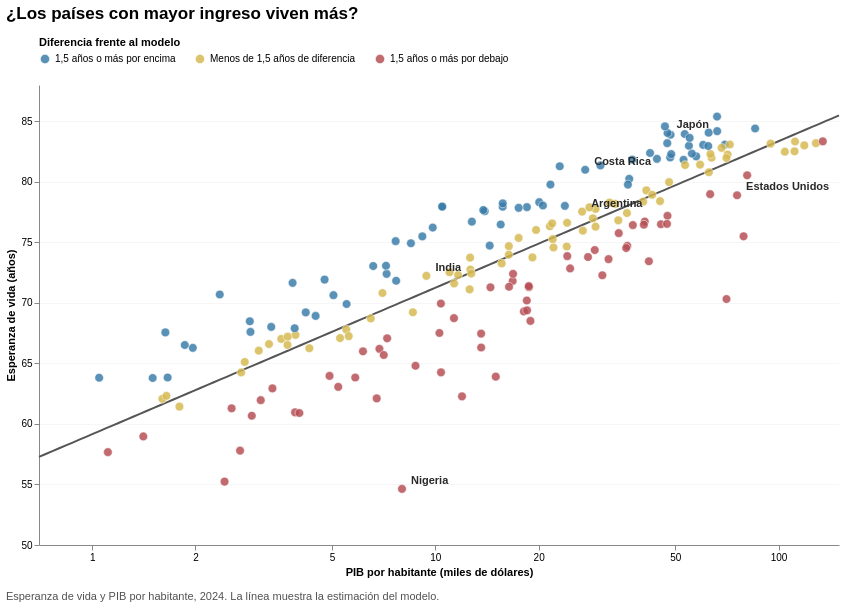

Notebook cell for this chart:
### Code cell
import numpy as np

columnas = ['pais', 'region', 'pib', 'vida', 'esperada', 'brecha']
g1 = corte.copy()
g1 = g1.dropna(subset=columnas)
g1 = g1[g1['pib'] > 0].copy()

def categoria(brecha):
    if brecha >= 1.5:
        return 'Por encima'
    if brecha <= -1.5:
        return 'Por debajo'
    return 'Cerca del modelo'

g1['comparacion'] = g1['brecha'].apply(categoria)
g1['destacado'] = g1['pais'].isin([
    'Japón', 'Costa Rica', 'Estados Unidos',
    'Argentina', 'India', 'Nigeria'
])

curva = pd.DataFrame({'pib': np.geomspace(700, 150_000, 120)})
curva['vida'] = a + b * np.log(curva['pib'])

vista = alt.param(
    name='vista', value='Todos',
    bind=alt.binding_radio(
        options=['Todos', 'Por encima', 'Cerca del modelo', 'Por debajo'],
        name='Mostrar países: '
    )
)
region = alt.param(
    name='region', value='Todas',
    bind=alt.binding_select(
        options=['Todas'] + sorted(g1['region'].dropna().unique().tolist()),
        name='Región: '
    )
)
buscar = alt.param(
    name='buscar', value='',
    bind=alt.binding(input='search', placeholder='Ej.: Chile', name='Buscar país: ')
)

filtro = "(vista == 'Todos' || datum.comparacion == vista) && (region == 'Todas' || datum.region == region)"
coincide = "indexof(lower(datum.pais), lower(trim(buscar))) >= 0"
hay_busqueda = "length(trim(buscar)) > 0"

x = alt.X(
    'pib:Q', title='PIB por habitante (miles de dólares)',
    scale=alt.Scale(type='log', domain=[700, 150_000]),
    axis=alt.Axis(
        values=[1000, 2000, 5000, 10_000, 20_000, 50_000, 100_000],
        labelExpr="format(datum.value / 1000, '.0f')", grid=False
    )
)
y = alt.Y(
    'vida:Q', title='Esperanza de vida (años)',
    scale=alt.Scale(domain=[50, 88]),
    axis=alt.Axis(grid=True, gridColor='#f3f3f3', gridWidth=0.7, tickCount=8)
)

linea = alt.Chart(curva).mark_line(color='#555555', strokeWidth=2).encode(x=x, y=y)
base = alt.Chart(g1).transform_filter(filtro)

puntos = base.mark_circle(size=75, stroke='white', strokeWidth=0.6).encode(
    x=x, y=y,
    color=alt.Color(
        'comparacion:N', title='Diferencia frente al modelo',
        scale=alt.Scale(
            domain=['Por encima', 'Cerca del modelo', 'Por debajo'],
            range=['#397ba7', '#d5b84f', '#b44d53']
        ),
        legend=alt.Legend(
            orient='top', direction='horizontal', columns=3,
            titleLimit=280, labelLimit=230, columnPadding=16,
            labelExpr=(
                "datum.label === 'Por encima' ? '1,5 años o más por encima' : "
                "datum.label === 'Por debajo' ? '1,5 años o más por debajo' : "
                "'Menos de 1,5 años de diferencia'"
            ),
        )
    ),
    opacity=alt.condition(
        f'!({hay_busqueda}) || ({coincide})',
        alt.value(0.83), alt.value(0.13)
    ),
    tooltip=[
        alt.Tooltip('pais:N', title='País'),
        alt.Tooltip('vida:Q', title='Esperanza de vida (años)', format='.1f'),
        alt.Tooltip('esperada:Q', title='Estimación del modelo (años)', format='.1f'),
        alt.Tooltip('brecha:Q', title='Diferencia (años)', format='+.1f'),
        alt.Tooltip('pib:Q', title='PIB por habitante (PPA)', format=',.0f')
    ]
)

etiquetas = base.transform_filter(
    f'(({hay_busqueda}) && ({coincide})) || (!({hay_busqueda}) && datum.destacado)'
).mark_text(
    align='left', dx=9, dy=-8, fontSize=11,
    fontWeight='bold', color='#292929'
).encode(x=x, y=y, text='pais:N')

dispersion_pib = (linea + puntos + etiquetas).properties(
    width=800, height=460,
    title=alt.Title(
        'Esperanza de vida y PIB por habitante, 2024. La línea muestra la estimación del modelo.',
        orient='bottom', anchor='start', fontSize=11, fontWeight='normal',
        color='#525252', offset=14,
    ),
)

grafico_1 = alt.vconcat(dispersion_pib).add_params(
    vista, region, buscar,
).properties(
    title=alt.Title(
        '¿Los países con mayor ingreso viven más?',
        orient='top', anchor='start', fontSize=17, offset=14,
    ),
).configure_view(stroke=None)

grafico_1

### Figure 1 — Vega-Lite specification as saved in the notebook (floating-point values rounded to 4 significant figures; data arrays with more than 128 entries replaced by an {"elided": "..."} marker saying what was removed)
{"config": {"view": {"continuousWidth": 300, "continuousHeight": 300, "stroke": null}}, "vconcat": [{"layer": [{"data": {"name": "data-f7c24f09f67f72bac0e2675d9666095c"}, "mark": {"type": "line", "color": "#555555", "strokeWidth": 2}, "encoding": {"x": {"axis": {"grid": false, "labelExpr": "format(datum.value / 1000, '.0f')", "values": [1000, 2000, 5000, 10000, 20000, 50000, 100000]}, "field": "pib", "scale": {"domain": [700, 150000], "type": "log"}, "title": "PIB por habitante (miles de dólares)", "type": "quantitative"}, "y": {"axis": {"grid": true, "gridColor": "#f3f3f3", "gridWidth": 0.7, "tickCount": 8}, "field": "vida", "scale": {"domain": [50, 88]}, "title": "Esperanza de vida (años)", "type": "quantitative"}}}, {"data": {"name": "data-a37c8309cc9dcfb9d00ed25a76da647e"}, "mark": {"type": "circle", "size": 75, "stroke": "white", "strokeWidth": 0.6}, "encoding": {"color": {"field": "comparacion", "legend": {"columnPadding": 16, "columns": 3, "direction": "horizontal", "labelExpr": "datum.label === 'Por encima' ? '1,5 años o más por encima' : datum.label === 'Por debajo' ? '1,5 años o más por debajo' : 'Menos de 1,5 años de diferencia'", "labelLimit": 230, "orient": "top", "titleLimit": 280}, "scale": {"domain": ["Por encima", "Cerca del modelo", "Por debajo"], "range": ["#397ba7", "#d5b84f", "#b44d53"]}, "title": "Diferencia frente al modelo", "type": "nominal"}, "opacity": {"condition": {"test": "!(length(trim(buscar)) > 0) || (indexof(lower(datum.pais), lower(trim(buscar))) >= 0)", "value": 0.83}, "value": 0.13}, "tooltip": [{"field": "pais", "title": "País", "type": "nominal"}, {"field": "vida", "format": ".1f", "title": "Esperanza de vida (años)", "type": "quantitative"}, {"field": "esperada", "format": ".1f", "title": "Estimación del modelo (años)", "type": "quantitative"}, {"field": "brecha", "format": "+.1f", "title": "Diferencia (años)", "type": "quantitative"}, {"field": "pib", "format": ",.0f", "title": "PIB por habitante (PPA)", "type": "quantitative"}], "x": {"axis": {"grid": false, "labelExpr": "format(datum.value / 1000, '.0f')", "values": [1000, 2000, 5000, 10000, 20000, 50000, 100000]}, "field": "pib", "scale": {"domain": [700, 150000], "type": "log"}, "title": "PIB por habitante (miles de dólares)", "type": "quantitative"}, "y": {"axis": {"grid": true, "gridColor": "#f3f3f3", "gridWidth": 0.7, "tickCount": 8}, "field": "vida", "scale": {"domain": [50, 88]}, "title": "Esperanza de vida (años)", "type": "quantitative"}}, "transform": [{"filter": "(vista == 'Todos' || datum.comparacion == vista) && (region == 'Todas' || datum.region == region)"}]}, {"data": {"name": "data-a37c8309cc9dcfb9d00ed25a76da647e"}, "mark": {"type": "text", "align": "left", "color": "#292929", "dx": 9, "dy": -8, "fontSize": 11, "fontWeight": "bold"}, "encoding": {"text": {"field": "pais", "type": "nominal"}, "x": {"axis": {"grid": false, "labelExpr": "format(datum.value / 1000, '.0f')", "values": [1000, 2000, 5000, 10000, 20000, 50000, 100000]}, "field": "pib", "scale": {"domain": [700, 150000], "type": "log"}, "title": "PIB por habitante (miles de dólares)", "type": "quantitative"}, "y": {"axis": {"grid": true, "gridColor": "#f3f3f3", "gridWidth": 0.7, "tickCount": 8}, "field": "vida", "scale": {"domain": [50, 88]}, "title": "Esperanza de vida (años)", "type": "quantitative"}}, "transform": [{"filter": "(vista == 'Todos' || datum.comparacion == vista) && (region == 'Todas' || datum.region == region)"}, {"filter": "((length(trim(buscar)) > 0) && (indexof(lower(datum.pais), lower(trim(buscar))) >= 0)) || (!(length(trim(buscar)) > 0) && datum.destacado)"}]}], "height": 460, "title": {"text": "Esperanza de vida y PIB por habitante, 2024. La línea muestra la estimación del modelo.", "anchor": "start", "color": "#525252", "fontSize": 11, "fontWeight": "normal", "offset": 14, "orient": "bottom"}, "width": 800}], "params": [{"name": "vista", "bind": {"input": "radio", "options": ["Todos", "Por encima", "Cerca del modelo", "Por debajo"], "name": "Mostrar países: "}, "value": "Todos"}, {"name": "region", "bind": {"input": "select", "options": ["Todas", "América Latina y el Caribe", "América del Norte", "Asia meridional", "Asia oriental y Pacífico", "Europa y Asia central", "Medio Oriente y norte de África", "África subsahariana"], "name": "Región: "}, "value": "Todas"}, {"name": "buscar", "bind": {"input": "search", "name": "Buscar país: ", "placeholder": "Ej.: Chile"}, "value": ""}], "title": {"text": "¿Los países con mayor ingreso viven más?", "anchor": "start", "fontSize": 17, "offset": 14, "orient": "top"}, "$schema": "https://vega.github.io/schema/vega-lite/v6.4.1.json", "datasets": {"data-f7c24f09f67f72bac0e2675d9666095c": [{"pib": 700.0, "vida": 57.28}, {"pib": 732.3, "vida": 57.52}, {"pib": 766.1, "vida": 57.75}, {"pib": 801.4, "vida": 57.99}, {"pib": 838.4, "vida": 58.23}, {"pib": 877.1, "vida": 58.46}, {"pib": 917.5, "vida": 58.7}, {"pib": 959.9, "vida": 58.94}, {"pib": 1004.0, "vida": 59.17}, {"pib": 1050.0, "vida": 59.41}, {"pib": 1099.0, "vida": 59.65}, {"pib": 1150.0, "vida": 59.89}, {"pib": 1203.0, "vida": 60.12}, {"pib": 1258.0, "vida": 60.36}, {"pib": 1316.0, "vida": 60.6}, {"pib": 1377.0, "vida": 60.83}, {"pib": 1440.0, "vida": 61.07}, {"pib": 1507.0, "vida": 61.31}, {"pib": 1576.0, "vida": 61.54}, {"pib": 1649.0, "vida": 61.78}, {"pib": 1725.0, "vida": 62.02}, {"pib": 1805.0, "vida": 62.26}, {"pib": 1888.0, "vida": 62.49}, {"pib": 1975.0, "vida": 62.73}, {"pib": 2066.0, "vida": 62.97}, {"pib": 2162.0, "vida": 63.2}, {"pib": 2261.0, "vida": 63.44}, {"pib": 2366.0, "vida": 63.68}, {"pib": 2475.0, "vida": 63.92}, {"pib": 2589.0, "vida": 64.15}, {"pib": 2709.0, "vida": 64.39}, {"pib": 2834.0, "vida": 64.63}, {"pib": 2964.0, "vida": 64.86}, {"pib": 3101.0, "vida": 65.1}, {"pib": 3244.0, "vida": 65.34}, {"pib": 3394.0, "vida": 65.57}, {"pib": 3550.0, "vida": 65.81}, {"pib": 3714.0, "vida": 66.05}, {"pib": 3886.0, "vida": 66.29}, {"pib": 4065.0, "vida": 66.52}, {"pib": 4252.0, "vida": 66.76}, {"pib": 4448.0, "vida": 67.0}, {"pib": 4654.0, "vida": 67.23}, {"pib": 4868.0, "vida": 67.47}, {"pib": 5093.0, "vida": 67.71}, {"pib": 5328.0, "vida": 67.94}, {"pib": 5574.0, "vida": 68.18}, {"pib": 5831.0, "vida": 68.42}, {"pib": 6100.0, "vida": 68.66}, {"pib": 6381.0, "vida": 68.89}, {"pib": 6676.0, "vida": 69.13}, {"pib": 6984.0, "vida": 69.37}, {"pib": 7306.0, "vida": 69.6}, {"pib": 7643.0, "vida": 69.84}, {"pib": 7996.0, "vida": 70.08}, {"pib": 8365.0, "vida": 70.31}, {"pib": 8751.0, "vida": 70.55}, {"pib": 9154.0, "vida": 70.79}, {"pib": 9577.0, "vida": 71.03}, {"pib": 10020.0, "vida": 71.26}, {"pib": 10480.0, "vida": 71.5}, {"pib": 10960.0, "vida": 71.74}, {"pib": 11470.0, "vida": 71.97}, {"pib": 12000.0, "vida": 72.21}, {"pib": 12550.0, "vida": 72.45}, {"pib": 13130.0, "vida": 72.69}, {"pib": 13740.0, "vida": 72.92}, {"pib": 14370.0, "vida": 73.16}, {"pib": 15030.0, "vida": 73.4}, {"pib": 15730.0, "vida": 73.63}, {"pib": 16450.0, "vida": 73.87}, {"pib": 17210.0, "vida": 74.11}, {"pib": 18010.0, "vida": 74.34}, {"pib": 18840.0, "vida": 74.58}, {"pib": 19710.0, "vida": 74.82}, {"pib": 20620.0, "vida": 75.06}, {"pib": 21570.0, "vida": 75.29}, {"pib": 22560.0, "vida": 75.53}, {"pib": 23600.0, "vida": 75.77}, {"pib": 24690.0, "vida": 76.0}, {"pib": 25830.0, "vida": 76.24}, {"pib": 27020.0, "vida": 76.48}, {"pib": 28270.0, "vida": 76.71}, {"pib": 29570.0, "vida": 76.95}, {"pib": 30940.0, "vida": 77.19}, {"pib": 32370.0, "vida": 77.43}, {"pib": 33860.0, "vida": 77.66}, {"pib": 35420.0, "vida": 77.9}, {"pib": 37060.0, "vida": 78.14}, {"pib": 38770.0, "vida": 78.37}, {"pib": 40550.0, "vida": 78.61}, {"pib": 42430.0, "vida": 78.85}, {"pib": 44380.0, "vida": 79.08}, {"pib": 46430.0, "vida": 79.32}, {"pib": 48570.0, "vida": 79.56}, {"pib": 50810.0, "vida": 79.8}, {"pib": 53160.0, "vida": 80.03}, {"pib": 55610.0, "vida": 80.27}, {"pib": 58180.0, "vida": 80.51}, {"pib": 60860.0, "vida": 80.74}, {"pib": 63670.0, "vida": 80.98}, {"pib": 66600.0, "vida": 81.22}, {"pib": 69680.0, "vida": 81.46}, {"pib": 72890.0, "vida": 81.69}, {"pib": 76260.0, "vida": 81.93}, {"pib": 79770.0, "vida": 82.17}, {"pib": 83450.0, "vida": 82.4}, {"pib": 87300.0, "vida": 82.64}, {"pib": 91330.0, "vida": 82.88}, {"pib": 95550.0, "vida": 83.11}, {"pib": 99950.0, "vida": 83.35}, {"pib": 104600.0, "vida": 83.59}, {"pib": 109400.0, "vida": 83.83}, {"pib": 114400.0, "vida": 84.06}, {"pib": 119700.0, "vida": 84.3}, {"pib": 125200.0, "vida": 84.54}, {"pib": 131000.0, "vida": 84.77}, {"pib": 137100.0, "vida": 85.01}, {"pib": 143400.0, "vida": 85.25}, {"pib": 150000.0, "vida": 85.48}], "data-a37c8309cc9dcfb9d00ed25a76da647e": {"elided": "195 records"}}}
